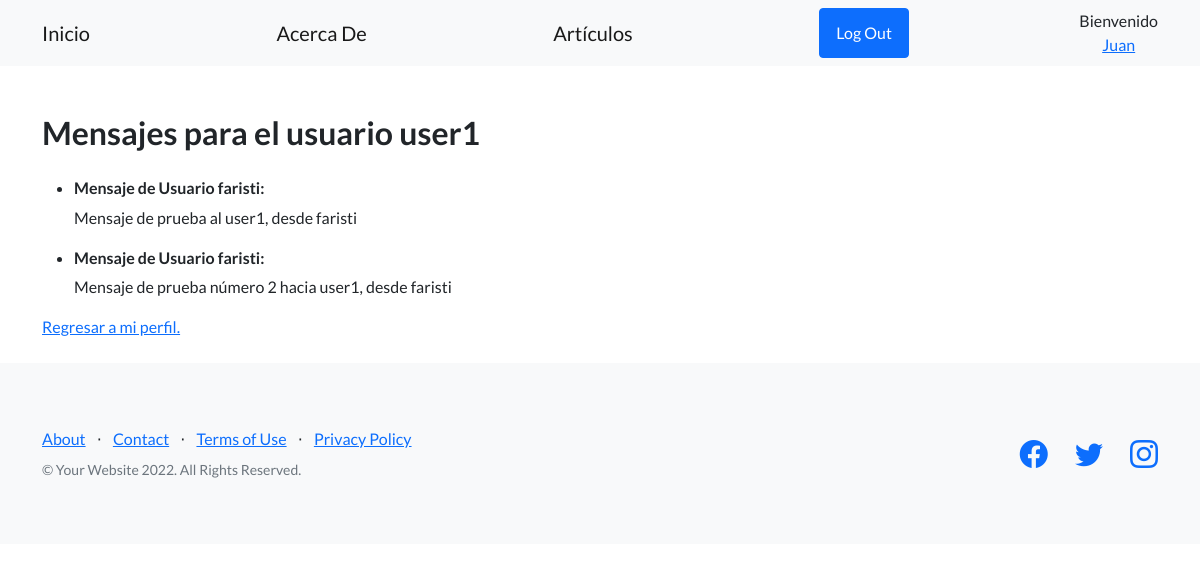
The page /mostrar_mensajes/ (signed in) on the database as committed earlier.
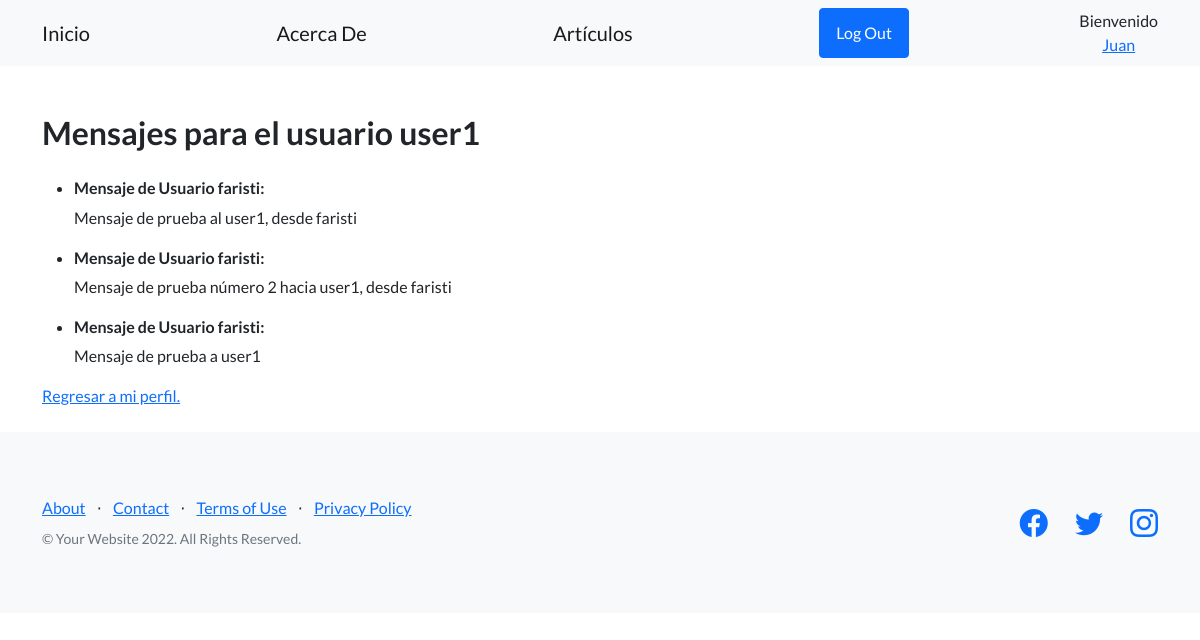
The same page on the database as committed later.
### Mensajes/models.py (models this page shows)
class Mensaje(models.Model):
    remitente=models.CharField(max_length=40)
    destinatario=models.ForeignKey(User, on_delete=models.CASCADE)
    texto = models.TextField()

### Mensajes/views.py (the view)
# urls.py: path("mostrar_mensajes/", views.mostrar_mensajes, name="mostrar_mensajes"),
def mostrar_mensajes(request):
    mensajes = Mensaje.objects.filter(destinatario=request.user).all()
    return render(request, 'Mensajes/mostrar_mensajes.html', {'mensajes': mensajes})

### Mensajes/templates/Mensajes/mostrar_mensajes.html
{% extends 'Blog/encabezado.html' %}
{% load static %}
{% block contenidoQueCambia %}
<h2 class="mb-4">Mensajes para el usuario {{ user.username }}</h2>
<ul>
    {% for mensaje in mensajes %}
    <li>
        <h6>Mensaje de Usuario {{mensaje.remitente}}:</h6>
        <p>{{ mensaje.texto }}</p>
    </li>
    {% endfor %}
</ul>
<a href="{% url 'verPerfil' %}">Regresar a mi perfil.</a>
{% endblock %}

Rows that differ between the two databases and show on the page:
added Mensaje: remitente "faristi", texto "Mensaje de prueba a user1"
